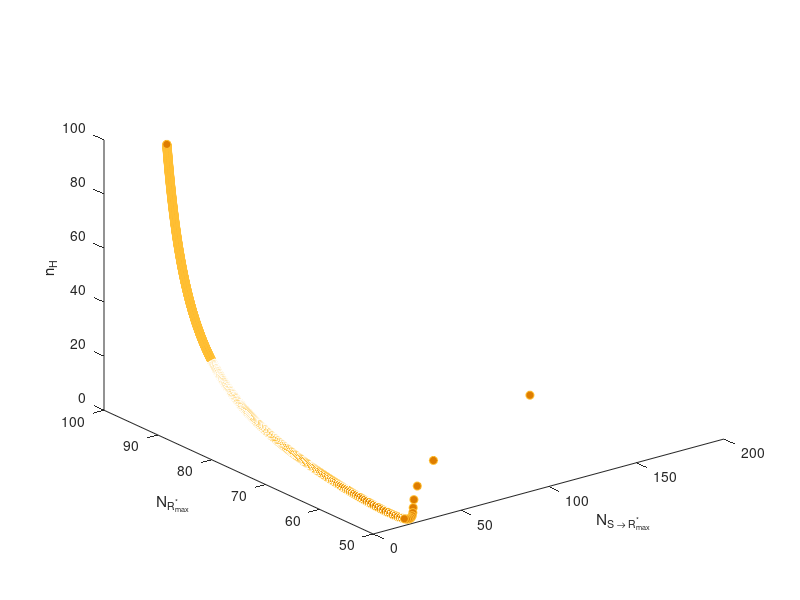

The MATLAB script that drew this image:
% Author: Alex Plakantonakis,   Copyright (c) 2019.           License: GNU GPLv3

clear;

k1 = 0.50;          % MICROscopic rate of synthesis of R; 0th order [units: 1/sec]
k2 = 0.10;          % MICROscopic rate of degradation of R; 1st order [units: 1/sec]
k3 = 0.10;          % MICROscopic rate of synthesis of X; 0th order [units: 1/sec]
k4 = 0.05;          % Degradation of X; 1st order [units: 1/sec]
K = 40;             % K_50 for X inhibiting production of R (# of X to produce half-maximal effect)

nH_array = 0:0.1:100;

for i=1:size(nH_array,2)
    nH = nH_array(i);
    
    if nH > 1
        S_Rmax(i) = 1 / (nH-1)^(1/nH) / (k3 / k4 / K);
        R_max(i) = (k1 / k2) * S_Rmax(i) / (1 + (k3 / k4 / K)^nH * S_Rmax(i)^nH); 
%         pm(i) = plot(S_Rmax(i),R_max(i),'o','Color',[1 0.75 0.2],...
%             'MarkerFaceColor',[0.87 0.49 0],'DisplayName','max(N_R^*)');
    else
        S_Rmax(i) = NaN;
        R_max(i) = NaN;
    end
 
end

%% Plot nH vs S_Rmax
plot(nH_array,S_Rmax);
axis([0 max(nH_array) 14 max(S_Rmax)]);
set(gca,'XMinorTick','on','YMinorTick','off','Box','off');   
xlabel('n_H');
ylabel('N_{S \rightarrow R^*_{max}}');

% Find nH value where the minimum of S_Rmax occurs
min_ind = find(S_Rmax == min(S_Rmax));
disp(['Minimum occurs at nH = ' num2str(nH_array(min_ind)) ...
    ' , S_Rmax = ' num2str(S_Rmax(min_ind))]);

%% Plot nH vs R_max
plot(nH_array,R_max);
xlabel('n_H');
ylabel('R^*_{max}');
set(gca,'XMinorTick','on','YMinorTick','on','Box','off');   

%% Plot 3D S_Rmax vs R_max vs nH (x vs y vs z)
plot3(S_Rmax,R_max,nH_array,'o','Color',[1 0.75 0.2],'MarkerFaceColor',[0.87 0.49 0]);
xlabel('N_{S \rightarrow R^*_{max}}');
ylabel('N_{R^*_{max}}');
zlabel('n_H');
